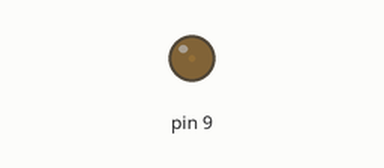
Bench run of a sketch on a simulated Arduino Uno, built with avr-gcc and run on an emulated ATmega328P. Parts: output pins drawn as LEDs (lit = HIGH).

Above: at 0.05 s.
At 3.95 s:
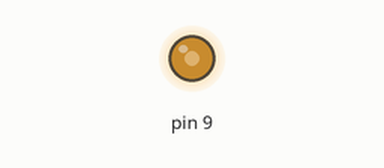
At 6.65 s:
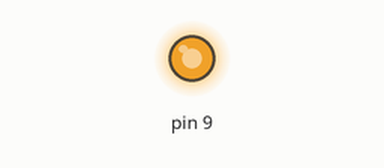
At 13.35 s:
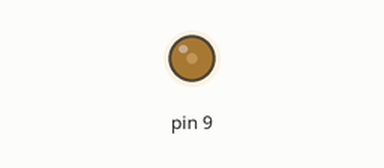
Timing chart, 0 to 19.9 s (numbered marks = the images above):
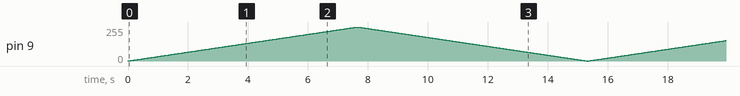

The sketch:

DC_motor_Code.ino
```cpp
// C++ code
//
int B = 0;

int i = 0;

void setup()
{
  pinMode(9, OUTPUT);
}

void loop()
{
  for (B = 1; B <= 255; B += 1) {
    analogWrite(9, B);
    delay(30); // Wait for 30 millisecond(s)
  }
  for (B = 255; B >= 0; B -= 1) {
    analogWrite(9, B);
    delay(30); // Wait for 30 millisecond(s)
  }
}
```
